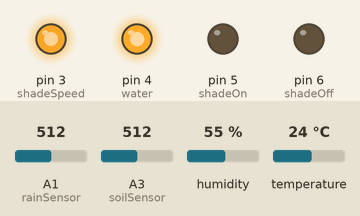
The sketch below on a simulated Arduino Uno, built with avr-gcc and run on an emulated ATmega328P. Shown: output pins drawn as LEDs (lit = HIGH). The inputs (shaded band) are chosen by the test bench; at power-on: A3 (soilSensor) = 512, A1 (rainSensor) = 512, humidity 55 %, temperature 24 °C. What the sketch prints to the serial monitor is not drawn.

Above: at 7.8 s.
7.9 s: A3 (soilSensor) set to 399
15.2 s: A3 (soilSensor) set to 372
At 17.0 s:
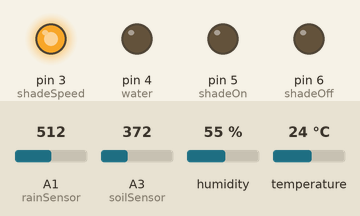
At 22.0 s:
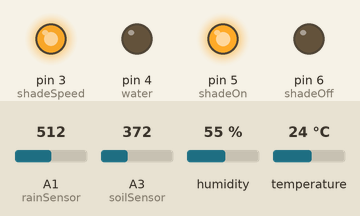
28.0 s: A3 (soilSensor) set to 610
At 29.9 s:
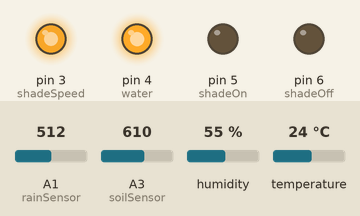
Timing chart, 0 to 45.0 s (numbered marks = the images above; inputs shaded):
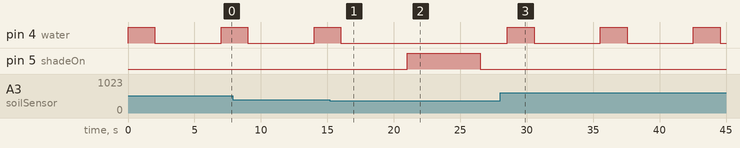

Measured:
- the behaviour switches between 391 and 390 on A3 (soilSensor) (found by bisection; images 0 and 1)
- after the input at 15.2 s, pin 4 (water): goes on until 16.0 s, then stays LOW; pin 5 (shadeOn): LOW → HIGH after 5.8 s, → LOW 5.5 s later
- after the input at 28.0 s, pin 4 (water): alternates HIGH for 2.0 s and LOW for 5.0 s, starting after 0.55 s

The sketch:

Smart-Farm-System.ino
```cpp
#include <DHT.h>

#define shadeOn 5
#define shadeOff 6
#define shadeSpeed 3
#define shadeValue 240
#define water 4

#define soilSensor A3
#define rainSensor A1
#define DHTPIN 7
#define DHTTYPE DHT11
int shadeStatus = 0;

DHT dht(DHTPIN, DHTTYPE);

void setup() {

  pinMode(shadeOn, OUTPUT);
  pinMode(shadeOff, OUTPUT);
  pinMode(shadeSpeed, OUTPUT);
  pinMode(water, OUTPUT);

  digitalWrite(shadeOn, LOW);
  analogWrite(shadeSpeed, shadeValue);

  pinMode(soilSensor, INPUT);
  pinMode(rainSensor, INPUT);

  dht.begin();

  Serial.begin(115200);
}

double soil = 0.00;
double temp = 0.00;
double hum = 0.00;
int rain = 0;

void readSensorValues(){
  soil = analogRead(soilSensor);
  soil = map(soil, 450, 250, 0, 100);
  rain = analogRead(rainSensor);
  if (rain < 600){
    rain = 1;
  }
  else{
    rain = 0;
  }
  temp = dht.readTemperature();
  hum = dht.readHumidity();

  constructString();
}

void getMoisture(){
  soil = analogRead(soilSensor);
  soil = map(soil, 450, 250, 0, 100);
}

void putShadeOn(){
  digitalWrite(shadeOn, HIGH);
  digitalWrite(shadeOff, LOW);
  delay(5500);
  digitalWrite(shadeOn, LOW);
  shadeStatus = 1;
}

void takeShadeOff(){
  digitalWrite(shadeOff, HIGH);
  digitalWrite(shadeOn, LOW);
  delay(4500);
  digitalWrite(shadeOff, LOW);
  shadeStatus = 0;
}

void constructString(){
  double valuesList[4] = {0, 0, 0, 0};

  valuesList[0] = soil;
  valuesList[1] = temp;
  valuesList[2] = hum;
  valuesList[3] = rain;

  String message = "";
  for (int i = 0; i < 4; i++){
    message += String(valuesList[i]) + ',';
  }
  Serial.write(message.c_str());
}

void loop() {

  readSensorValues();

  if (soil < 30){
    while (soil < 30 ){
      digitalWrite(water, HIGH);
      delay(2000);
      digitalWrite(water, LOW);
      delay(5000);
      getMoisture();
    }
  }

  if (rain == 1 and shadeStatus == 0){
    putShadeOn();
  }
  else if (rain == 0 and shadeStatus == 1){
    takeShadeOff();
  }

  delay(1000);
}
```
